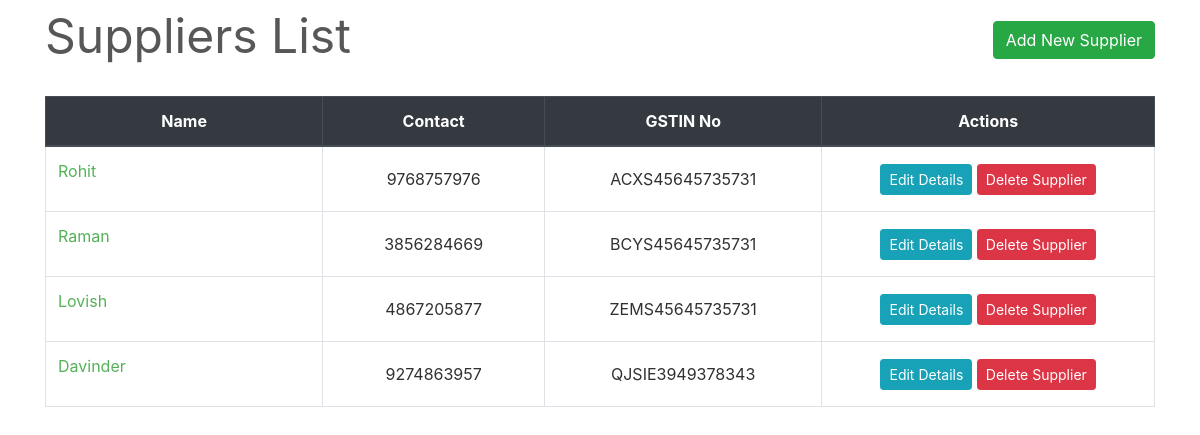
Page /transactions/suppliers/ on the committed database.
### transactions/models.py (models this page shows, shortened)
class Supplier(models.Model):
    id = models.AutoField(primary_key=True)
    name = models.CharField(max_length=150)
    phone = models.CharField(max_length=12, unique=True)
    address = models.CharField(max_length=200)
    email = models.EmailField(max_length=254, unique=True)
    gstin = models.CharField(max_length=15, unique=True)
    is_deleted = models.BooleanField(default=False)

### transactions/views.py (the view)
# urls.py: path('suppliers/', views.SupplierListView.as_view(), name='suppliers-list'),
class SupplierListView(ListView):
    model = Supplier
    template_name = "suppliers/suppliers_list.html"
    queryset = Supplier.objects.filter(is_deleted=False)
    paginate_by = 10

### transactions/templates/suppliers/suppliers_list.html (shortened to what this page needs)
{% extends "base.html" %}
{% load widget_tweaks %}
{% block content %}
    <div class="row" style="color: #575757; font-style: bold; font-size: 3rem;">
        <div class="col-md-8">Suppliers List</div>
        <div class="col-md-4">
            <div style="float:right;"> <a class="btn btn-success" href="{% url 'new-supplier' %}">Add New Supplier</a> </div>
        </div>
    </div>
    <br>
    <table class="table table-css table-hover table-bordered">
        <thead class="thead-dark align-middle">
            <tr>
                <th width="25%">Name</th>
                <th width="20%">Contact</th>
                <th width="25%">GSTIN No</th>
                <th width="30%">Actions</th>
            </tr>
        </thead>
{% if object_list %}
        <tbody>
            {% for supplier in object_list %}
            <tr>
                <td>
                    <p> <a href="{% url 'supplier' supplier.name %}">{{ supplier.name }}</a> </p>
                </td>
                <td class="align-middle"> {{ supplier.phone }} </td>
                <td class="align-middle"> {{ supplier.gstin }} </td>
                <td class="align-middle">
                    <div class="align-middle">
                        <a href="{% url 'edit-supplier' supplier.pk %}" class="btn btn-info btn-sm">Edit Details</a>
                        <a href="{% url 'delete-supplier' supplier.pk %}" class="btn btn-danger btn-sm">Delete Supplier</a>
                    </div>
                </td>
            </tr>
            {% endfor %}
        </tbody>
    </table>
{% else %}
        <tbody></tbody>
    </table>
    <br><br><br><br><br><br><br><br>
    <div style="color: #575757; font-style: bold; font-size: 1.5rem; text-align: center;">The records are empty. Please try adding some.</div>
{% endif %}
{% endblock content %}

### homepage/static/css/main.css (style rules this page uses)
body, html { height: 100%; }
p { color: rgb(49, 49, 49); }
a { color: #55b159; }
.table-css { color: #313131; }
.align-middle { text-align: center; }

### rows in the picture
Supplier: name "Rohit", phone "9768757976", gstin "ACXS45645735731"
Supplier: name "Raman", phone "3856284669", gstin "BCYS45645735731"
Supplier: name "Lovish", phone "4867205877", gstin "ZEMS45645735731"
Supplier: name "Davinder", phone "9274863957", gstin "QJSIE3949378343"
